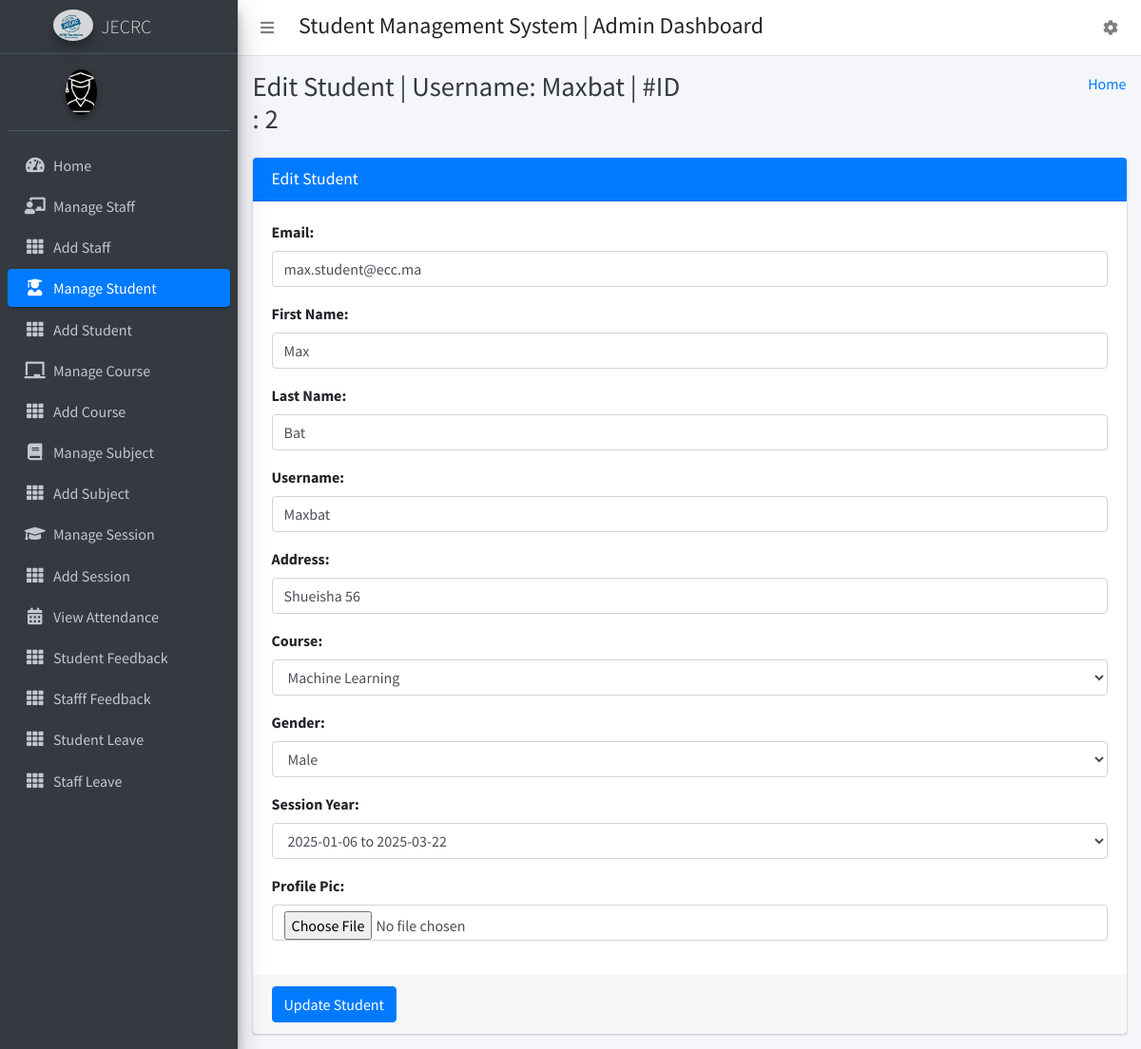
The page /edit_student/2 on the database its author committed.
### CollegeManagementapp/models.py (models this page shows)
class CustomUser(AbstractUser):
    HOD = '1'
    STAFF = '2'
    STUDENT = '3'
    EMAIL_TO_USER_TYPE_MAP = {
        'hod': HOD,
        'staff': STAFF,
        'student': STUDENT
    }
    user_type_data = ((HOD, "HOD"), (STAFF, "Staff"), (STUDENT, "Student"))
    user_type = models.CharField(default=1, choices=user_type_data, max_length=10)

class Students(models.Model):
    id = models.AutoField(primary_key=True)
    admin = models.OneToOneField(CustomUser, on_delete = models.CASCADE)
    gender = models.CharField(max_length=50)
    profile_pic = models.FileField()
    address = models.TextField()
    course_id = models.ForeignKey(Courses, on_delete=models.DO_NOTHING, default=1)
    session_year_id = models.ForeignKey(SessionYearModel, null=True, on_delete=models.CASCADE)
    created_at = models.DateTimeField(auto_now_add=True)
    updated_at = models.DateTimeField(auto_now=True)
    objects = models.Manager()

### CollegeManagementapp/HodViews.py (the view)
# urls.py: path('edit_student/<student_id>', HodViews.edit_student, name="edit_student"),
def edit_student(request, student_id):
    request.session['student_id'] = student_id
    student = Students.objects.get(admin=student_id)
    form = EditStudentForm()
    form.fields['email'].initial = student.admin.email
    form.fields['username'].initial = student.admin.username
    form.fields['first_name'].initial = student.admin.first_name
    form.fields['last_name'].initial = student.admin.last_name
    form.fields['address'].initial = student.address
    form.fields['course_id'].initial = student.course_id.id
    form.fields['gender'].initial = student.gender
    form.fields['session_year_id'].initial = student.session_year_id.id
    context = {
        "id": student_id,
        "username": student.admin.username,
        "form": form
    }
    return render(request, "hod_template/edit_student_template.html", context)

### CollegeManagementapp/templates/hod_template/edit_student_template.html (shortened to what this page needs)
{% extends 'hod_template/base_template.html' %}
{% block page_title %}
    Edit Student | Username: {{ username }} | #ID : {{ id }}
{% endblock page_title %}
{% block main_content %}
{% load static %}
<section class="content">
        <div class="container-fluid">
            <div class="row">
                <div class="col-md-12">
                    <div class="card card-primary">
                    <div class="card-header">
                        <h3 class="card-title">Edit Student</h3>
                    </div>
                    {% url 'edit_student_save' as action_path %}
                    {% include 'hod_template/form_template.html' with messages=messages form=form action_path=action_path button_text="Update Student" %}
                    </div>
                </div>
            </div>
        </div>
      </section>
  {% endblock main_content %}

### CollegeManagementapp/templates/hod_template/form_template.html (shortened to what this page needs)
                    <form role="form" method="POST" action="{{ action_path }}" enctype="multipart/form-data">
                        <div class="card-body">
                            {% for field in form %}
                                <div class="form-group">
                                    {{ field.label_tag }}
                                    {{ field }}
                                </div>
                            {% endfor %%}
                        </div>
                        <div class="card-footer">
                        <button type="submit" class="btn btn-primary">{{ button_text }}</button>
                        </div>
                    </form>

### rows shown on the page
CustomUser: username "Maxbat", form "max.student@ecc.ma" "Max" "Bat" "Maxbat"
Students: form "Shueisha 56" "Machine Learning" "Male" "2025-01-06 to 2025-03-22"

### other values the page prints
{{ id }} "2"
{{ field.label_tag }} "Email:" "First Name:" "Last Name:" "Username:" "Address:" "Course:" "Gender:" "Session Year:" "Profile Pic:"
{{ button_text }} "Update Student"
